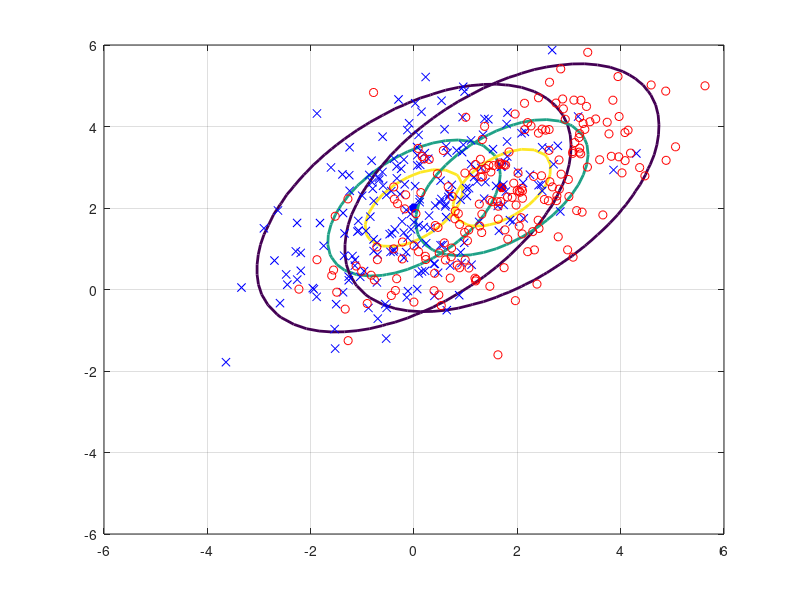

This chart was generated by the following MATLAB code: (Note: this script raises an error after producing the figure.)
C1=[2 1; 1 2];
C2 = C1;
m1 = [0 2]';
m2=[1.7 2.5]';

numGrid=50;
xRange=linspace(-6.0, 6.0, numGrid);
yRange=linspace(-6.0, 6.0, numGrid);
P1=zeros(numGrid,numGrid);
P2=P1;
for i=1:numGrid
    for j=1:numGrid
        x=[yRange(j) xRange(i)]';
        P1(i,j) = mvnpdf(x',m1',C1);
        P2(i,j) = mvnpdf(x',m2',C2);
    end
end
Pmax=max(max([P1 P2]));
figure(1),clf,
contour(xRange, yRange,P1, [0.1*Pmax 0.5*Pmax 0.8*Pmax], 'LineWidth', 2);
hold on;
plot(m1(1), m1(2), 'b*', 'LineWidth',4);

contour(xRange, yRange, P2, [0.1*Pmax 0.5*Pmax 0.8*Pmax],'LineWidth', 2);
plot(m2(1), m2(2), 'r*', 'LineWidth',4);

N= 200;
X1=mvnrnd(m1, C1, N);
X2=mvnrnd(m2,C2,N);
plot(X1(:,1),X1(:,2),'bx',X2(:,1),X2(:,2),'ro');grid on;

X=[X1; X2];
N1 = size(X1,1);
N2 = size(X2,1);
y=[ones(N1,1); -1*ones(N2,1)];
d=zeros(N1+N2-1,1);
nCE = 0;
nCM=0;
for jst = 1:(N1+N2)
   xst = X(jst,:);
   yst = y(jst);

   eu1 = norm(xst-m1);
   eu2 = norm(xst-m2);
   if(eu1>eu2)
       ytr=-1;
   else
       ytr=1;
   end
   if (ytr*yst>0)
     nCE = nCE+1;
   end 
   mh1 =(xst - m1)'*inv(C)*(xst-m1);
   mh2 =(xst - m2)'*inv(C)*(xst-m2);
   
   if(mh1>mh2)
       ytr=-1;
   else
       ytr=1;
   end
   if (ytr*yst>0)
     nCM = nCM+1;
   
   end
end

pCE=nCE*100/(N1+N2)
pCM=nCM*100/(N1+N2)